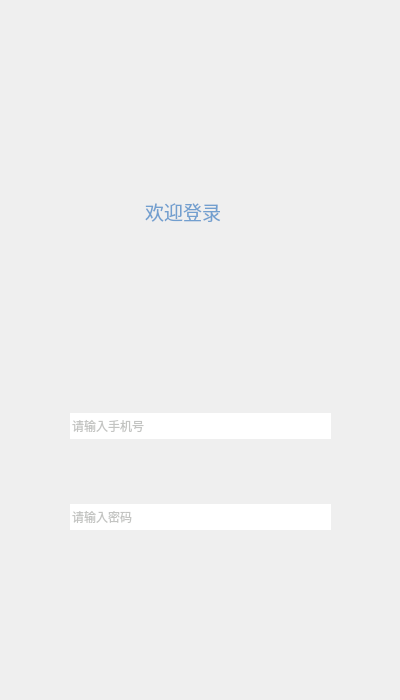
<?xml version="1.0" encoding="UTF-8"?>
<ui version="4.0">
 <class>loginwindow</class>
 <widget class="QDialog" name="loginwindow">
  <property name="geometry">
   <rect>
    <x>0</x>
    <y>0</y>
    <width>400</width>
    <height>700</height>
   </rect>
  </property>
  <property name="windowTitle">
   <string>Dialog</string>
  </property>
  <widget class="QLabel" name="label">
   <property name="geometry">
    <rect>
     <x>0</x>
     <y>0</y>
     <width>400</width>
     <height>700</height>
    </rect>
   </property>
   <property name="styleSheet">
    <string notr="true">background-image: url(:/new/prefix1/login_0.2.png);</string>
   </property>
   <property name="text">
    <string/>
   </property>
  </widget>
  <widget class="QPushButton" name="login">
   <property name="geometry">
    <rect>
     <x>129</x>
     <y>589</y>
     <width>141</width>
     <height>61</height>
    </rect>
   </property>
   <property name="cursor">
    <cursorShape>OpenHandCursor</cursorShape>
   </property>
   <property name="styleSheet">
    <string notr="true">
border:none;</string>
   </property>
   <property name="text">
    <string/>
   </property>
  </widget>
  <widget class="QLabel" name="tips">
   <property name="geometry">
    <rect>
     <x>145</x>
     <y>196</y>
     <width>91</width>
     <height>31</height>
    </rect>
   </property>
   <property name="font">
    <font>
     <pointsize>14</pointsize>
    </font>
   </property>
   <property name="styleSheet">
    <string notr="true">color: rgb(114, 159, 207);</string>
   </property>
   <property name="text">
    <string>欢迎登录</string>
   </property>
  </widget>
  <widget class="QLineEdit" name="phone">
   <property name="geometry">
    <rect>
     <x>70</x>
     <y>413</y>
     <width>261</width>
     <height>26</height>
    </rect>
   </property>
   <property name="styleSheet">
    <string notr="true">border:none;
color: rgb(136, 138, 133);</string>
   </property>
   <property name="placeholderText">
    <string>请输入手机号</string>
   </property>
  </widget>
  <widget class="QLineEdit" name="pwd">
   <property name="geometry">
    <rect>
     <x>70</x>
     <y>504</y>
     <width>261</width>
     <height>26</height>
    </rect>
   </property>
   <property name="styleSheet">
    <string notr="true">border:none;
color: rgb(136, 138, 133);</string>
   </property>
   <property name="placeholderText">
    <string>请输入密码</string>
   </property>
  </widget>
 </widget>
 <resources/>
 <connections/>
</ui>
